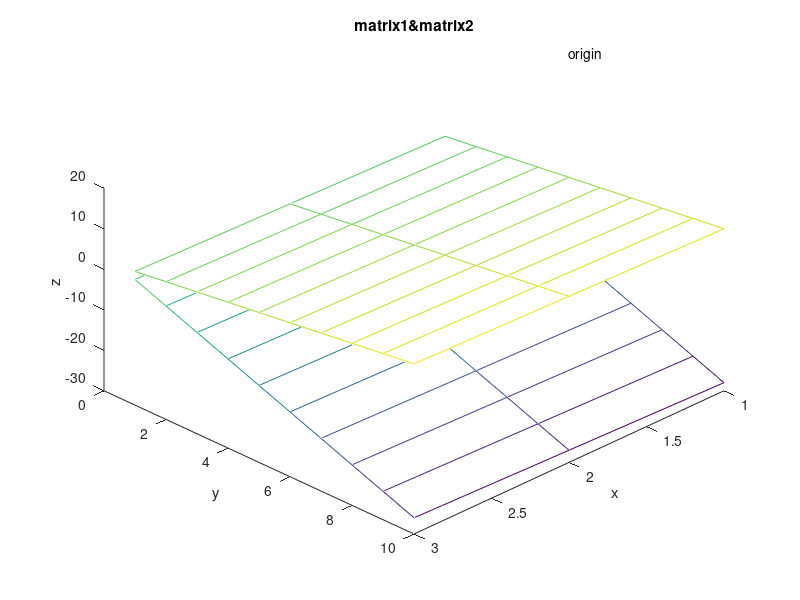

The MATLAB source for this figure:
function sample()

%%%% This is a sample that will generate two matrices, and graph
%%%% the matrices 

hold on

%%%% generate the matrices
for i = 1:10
   matrix1(i,1) = i;
   matrix1(i,2) = i + 1;
   matrix1(i,3) = i + 2;
end,

k = 1
  
%%%% numbers incremented by 3
for j = 1:3:28 
     matrix2(k,1) = -j;
     matrix2(k,2) = 1 - j;
     matrix2(k,3) = 2 - j;
     k=k+1;
end,

%%% displaying the two matrices generated
matrix1
matrix2

%% set view angle
  view ([135,45]);

%%% plotting the two matrices, set the title and label the x and y axes
  mesh (matrix1),title "matrix1&matrix2",xlabel "x",ylabel "y",zlabel "z";
mesh(matrix2);

% putting a label at the origin
text (0,0,0,'origin');

% the octave version also adds some arrows.  In matlab the easiest way to add
% arrows is using the interactive editor.
